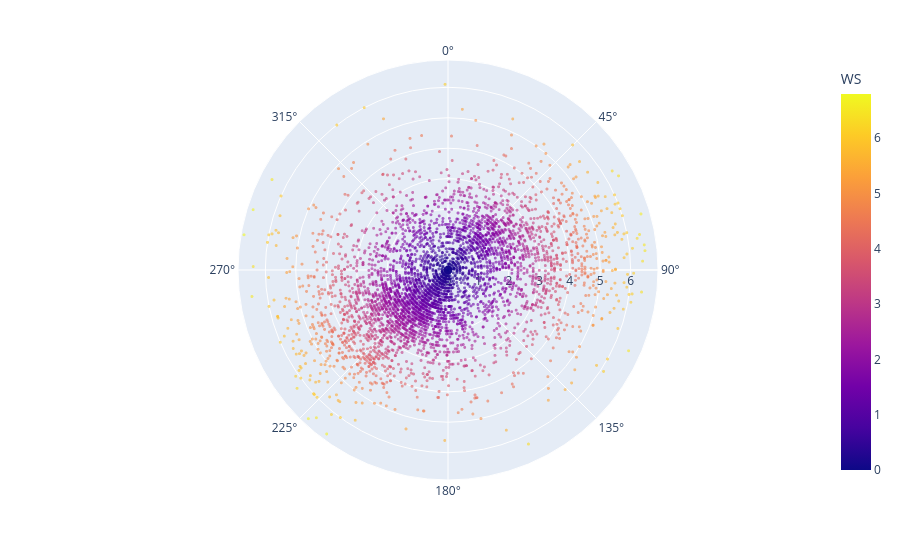

Write notebook code for a chart like this one.
### Markdown cell above
# Benin — Exploratory Data Analysis (EDA)
**Objective:** Inspect, clean, and prepare Benin solar data for dashboarding.  
**Notes:** Save cleaned file to `../data/benin_clean.csv`. Do not commit `data/` to Git.

### Code cell
# Cell: imports and basic config
import pandas as pd
import numpy as np
from scipy import stats
import matplotlib.pyplot as plt
import seaborn as sns
import plotly.express as px
pd.set_option("display.max_columns", 200)
plt.rcParams["figure.figsize"] = (12, 4)


# Cell: load raw CSV (adjust path if needed)
df = pd.read_csv("../data/benin_raw.csv", parse_dates=["Timestamp"])
df.head(5)


# Cell: basic diagnostics
display(df.info())
display(df.describe(include="all").transpose())
display(df.isna().sum().sort_values(ascending=False))


# Cell: percent missing per column
missing_pct = df.isna().mean() * 100
missing_pct[missing_pct > 0].sort_values(ascending=False)
# highlight >5% for decision-making:
missing_pct[missing_pct > 5].sort_values(ascending=False)


# Cell: time range and frequency
print("Min timestamp:", df["Timestamp"].min())
print("Max timestamp:", df["Timestamp"].max())
# Check sample frequency (approx)
print("Total rows:", len(df))


# Cell: Z-score outliers for key columns
cols = ["GHI","DNI","DHI","ModA","ModB","WS","WSgust"]  # adjust if names differ
# keep only columns that exist
cols = [c for c in cols if c in df.columns]
z = np.abs(stats.zscore(df[cols].fillna(df[cols].median())))
outlier_mask = (z > 3).any(axis=1)  # any metric beyond |z|>3
print("Outlier rows detected:", outlier_mask.sum())
df_outliers = df[outlier_mask]
df_outliers.head()


# Cell: impute median for core columns
key_cols = ["GHI","DNI","DHI","ModA","ModB","Tamb"]
key_cols = [c for c in key_cols if c in df.columns]
for c in key_cols:
    median_val = df[c].median()
    df[c] = df[c].fillna(median_val)
# confirm
df[key_cols].isna().sum()


# Cell: remove outliers if you decided to
df_clean = df.loc[~outlier_mask].copy()
print("Rows before:", len(df), "after removing outliers:", len(df_clean))
# if you decide to keep outliers, set df_clean = df


# Cell: export cleaned file for use by Streamlit
# Save to data/ (project data folder). DO NOT commit this file to Git.
df_clean.to_csv("../data/benin_clean.csv", index=False)
print("Saved ../data/benin_clean.csv, rows:", len(df_clean))


# Cell: daily average GHI plot (matplotlib / seaborn)
df_clean['date'] = df_clean['Timestamp'].dt.date
daily = df_clean.groupby('date')['GHI'].mean().reset_index()
plt.figure(figsize=(14,4))
sns.lineplot(data=daily, x='date', y='GHI')
plt.xticks(rotation=45)
plt.title("Daily average GHI")
plt.show()


# Cell: boxplot comparisons (seaborn)
metrics = ["GHI","DNI","DHI"]  # customize to available columns
metrics = [m for m in metrics if m in df_clean.columns]
for m in metrics:
    plt.figure(figsize=(6,4))
    sns.boxplot(y=df_clean[m])
    plt.title(f"Boxplot — {m}")
    plt.show()


# Cell: correlation heatmap
corr_cols = ["GHI","DNI","DHI","TModA","TModB","Tamb","RH"]
corr_cols = [c for c in corr_cols if c in df_clean.columns]
plt.figure(figsize=(10,8))
sns.heatmap(df_clean[corr_cols].corr(), annot=True, cmap="vlag", fmt=".2f")
plt.title("Correlation matrix")
plt.show()


# Cell: wind rose (WS = wind speed, WD = wind direction degrees)
if ("WS" in df_clean.columns) and ("WD" in df_clean.columns):
    fig = px.scatter_polar(df_clean.sample(min(5000, len(df_clean))), r="WS", theta="WD", color="WS", opacity=0.6)
    fig.update_traces(marker=dict(size=3))
    fig.show()
else:
    print("No WS/WD columns available for wind rose.")


# Cell: cleaning effect if there is a Cleaning flag
if "Cleaning" in df_clean.columns:
    grouped = df_clean.groupby("Cleaning")[["ModA","ModB"]].mean().reset_index()
    display(grouped)
else:
    print("No 'Cleaning' column present.")


# Cell: load other cleaned country files and run ANOVA if available
import os
paths = {
    "Benin": "../data/benin_clean.csv",
    "Sierra": "../data/sierraleone_clean.csv",
    "Togo": "../data/togo_clean.csv"
}
dfs = {}
for k,p in paths.items():
    if os.path.exists(p):
        dfs[k] = pd.read_csv(p, parse_dates=["Timestamp"])
if len(dfs) >= 2 and "GHI" in list(dfs.values())[0].columns:
    samples = [dfs[k]['GHI'].dropna() for k in dfs]
    from scipy.stats import f_oneway
    fstat, pval = f_oneway(*samples)
    print("ANOVA F:", fstat, "p-value:", pval)
else:
    print("Need at least 2 cleaned country CSVs with GHI for ANOVA.")

### Figure 1 — Plotly figure (JSON) as saved in the notebook; plotly's stock layout.template omitted (floating-point values rounded to 4 significant figures; data arrays with more than 128 entries replaced by an {"elided": "..."} marker saying what was removed)
{"data": [{"hovertemplate": "WS=%{marker.color}<br>WD=%{theta}<extra></extra>", "legendgroup": "", "marker": {"color": {"elided": "5000 float values"}, "coloraxis": "coloraxis", "opacity": 0.6, "size": 3, "symbol": "circle"}, "mode": "markers", "name": "", "r": {"elided": "5000 float values"}, "showlegend": false, "subplot": "polar", "theta": {"elided": "5000 float values"}, "type": "scatterpolargl"}], "layout": {"coloraxis": {"colorbar": {"title": {"text": "WS"}}, "colorscale": [[0, "#0d0887"], [0.1111, "#46039f"], [0.2222, "#7201a8"], [0.3333, "#9c179e"], [0.4444, "#bd3786"], [0.5556, "#d8576b"], [0.6667, "#ed7953"], [0.7778, "#fb9f3a"], [0.8889, "#fdca26"], [1, "#f0f921"]]}, "legend": {"tracegroupgap": 0}, "margin": {"t": 60}, "polar": {"angularaxis": {"direction": "clockwise", "rotation": 90}, "domain": {"x": [0, 1], "y": [0, 1]}}}}
